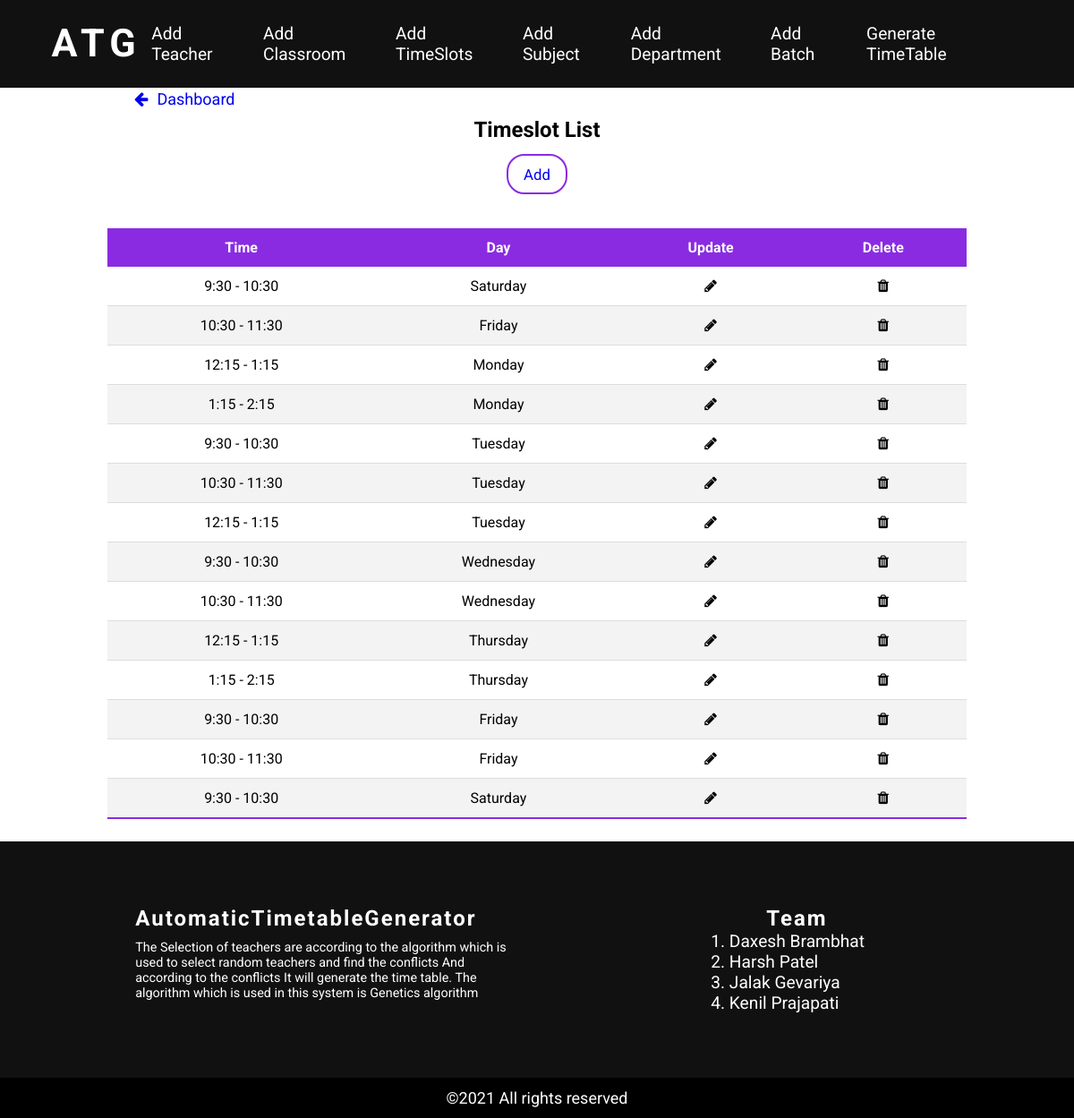
Screenshot of /view-timeslot with the database file from the repository.
### atmsecondary/models.py (models this page shows, shortened)
class MeetingTime(models.Model):
    pid = models.CharField(max_length=4, primary_key=True)
    time = models.CharField(max_length=50, choices=time_slots)
    day = models.CharField(max_length=15, choices=DAYS_OF_WEEK)

### atmsecondary/views.py (the view)
# urls.py: path('view-timeslot', views.view_timeslots, name='view_timeslots'),
def view_timeslots(request):
    timeslots = MeetingTime.objects.all()
    context = {'data': timeslots}
    return render(request, 'view-timeslots.html', context)

### templates/view-timeslots.html (shortened to what this page needs)
{% extends 'constant/main.html' %}
{% block content %}
{% include 'constant/header2.html' %}
<div class="view">
    <div class="back-btn">
        <a href="{% url 'dashboard' %}" class="button2"><i class="fa fa-arrow-left" aria-hidden="true"></i>Dashboard</a>
    </div>
    <h1 style="text-align: center;">Timeslot List</h1>
<center>
<a href="{% url 'add_timeslot' %}" class="button" style="display: inline-block;text-align: center;">Add</a>
</center>
    <table class="teacher-table">
        <thead>
            <tr>
                <th>Time</th>
                <th>Day</th>
                <th>Update</th>
                <th>Delete</th>
            </tr>
        </thead>
        <tbody>
        {% for i in data %}
            <tr>
                <td>{{i.time}}</td>
                <td>{{i.day}}</td>
                <td><a href="{% url 'update_timeslot' i.pid %}"><i class="fa fa-pencil" aria-hidden="true"></i></a></td>
                <td><a href="{% url 'delete_timeslot' i.pid %}"><i class="fa fa-trash" aria-hidden="true"></i></a></td>
            </tr>
        {% endfor %}
        </tbody>
    </table>
</div>
{% include 'constant/footer2.html' %}
{% endblock %}

### templates/constant/main.html (shortened to what this page needs)
{% load static %}
<!DOCTYPE html>
<html lang="en">
<head>
    <link rel="stylesheet" href="{% static './css/style.css' %}">
    <link
      rel="stylesheet"
      href="https://cdnjs.cloudflare.com/ajax/libs/font-awesome/4.7.0/css/font-awesome.css"
    />
</head>
<body>
    {% block content %}
    {% endblock %}
</body>
</html>

### templates/constant/header2.html
{% extends 'constant/main.html' %}
{% block content %}
<header id="header" class="head2">
    <div class="logo">
        <h1><a href="{% url 'dashboard' %}" style="text-decoration: none;">ATG</a></h1>
    </div>
    <nav>
        <ul>
            <li><a href="{% url 'view_teacher' %}">Add Teacher</a></li>
            <li><a href="{% url 'view_classroom' %}">Add Classroom</a></li>
            <li><a href="{% url 'view_timeslots' %}">Add TimeSlots</a></li>
            <li><a href="{% url 'view_subject' %}">Add Subject</a></li>
            <li><a href="{% url 'view_department' %}">Add Department</a></li>
            <li><a href="{% url 'view_batch' %}">Add Batch</a></li>
            <li><a href="{% url 'generate_timetable' %}">Generate TimeTable</a></li>
        </ul>
    </nav>
</header>
{% endblock %}

### templates/constant/footer2.html
<footer>
    <div class="purpose">
        <h1>AutomaticTimetableGenerator</h1>
        <p>The Selection of teachers are according to the algorithm which is used to select random teachers and find the conflicts And according to the conflicts It will generate the time table. The algorithm which is used in this system is Genetics algorithm</p>
    </div>
    <div class="team">
        <h1>Team</h1>
        <ol>
            <li>Daxesh Brambhat</li>
            <li>Harsh Patel</li>
            <li>Jalak Gevariya</li>
            <li>Kenil Prajapati</li>
        </ol>
    </div>
</footer>
<div class="credits">
    <p>&copy;2021 All rights reserved</p>
</div>

### static/css/style.css (style rules this page uses)
* { margin: 0; padding: 0; box-sizing: border-box; font-family: 'Roboto',sans-serif; }
html { font-size: 12px; }
body { font-size: 12px; position: relative; width: 100%; }
header { width: 100%; display: flex; justify-content: space-between; align-items: center; padding: 1em 4em; font-size: 1.2rem; position: fixed; top: 0; left: 0; z-index: 100; }
header .logo { font-size: 1.8rem; letter-spacing: 6px; }
header nav ul { display: flex; list-style: none; }
header nav ul li { padding: .8em; }
header nav ul li a { font-size: 1.6rem; text-decoration: none; color: #111; }
footer { padding: 6em; display: flex; justify-content: space-around; align-items: flex-start; background-color: #111; color: white; }
.purpose { width: 40%; }
.purpose h1 { margin-bottom: .4em; letter-spacing: 2px; }
.purpose p { font-size: 1.2rem; }
.team { width: 30%; display: flex; flex-direction: column; justify-content: center; align-items: center; }
.team h1 { letter-spacing: 2px; }
.team ol li { font-size: 1.6rem; }
.credits { background-color: #000; padding: 1em; color: #fff; }
.credits p { text-align: center; font-size: 1.5rem; }
.button { display: block; text-decoration: none; padding: .6em 1em; background: transparent; border: 2px solid blueviolet; border-radius: 20px; font-size: 1.4rem; margin: .8em 0; cursor: pointer; transition: all .2s ease; }
i { font-size: 1.2rem; margin: 0 .2em; }
table { border-collapse: collapse; margin: 25px auto; font-size: 16px; width: 80%; }
table th { background-color: #8A2BE2; color: #fff; text-align: center; font-weight: bold; }
table th, table td { padding: 12px 15px; }
table tbody tr { border-bottom: 1px solid #dddddd; }
table tbody tr:nth-child(even) { background-color: #f3f3f3; }
table tbody tr:last-of-type { border-bottom:2px solid #8A2BE2; }
table td { text-align: center; }
.teacher-table { border-collapse: collapse; margin: 25px auto; font-size: 16px; width: 80%; }
.teacher-table thead tr { background-color: #8A2BE2; color: #fff; text-align: left; font-weight: bold; }
.teacher-table th, .teacher-table td { padding: 12px 15px; }
.teacher-table tbody tr { border-bottom: 1px solid #dddddd; }
.teacher-table tbody tr:nth-child(even) { background-color: #f3f3f3; }
.teacher-table tbody tr:last-of-type { border-bottom:2px solid #8A2BE2; }
.teacher-table a { color: black; }
.view { margin-top: 100px; }
.head2 { width: 100%; display: flex; justify-content: space-between; align-items: center; padding: 1em 4em; font-size: 1.2rem; position: fixed; top: 0; left: 0; z-index: 100; background-color: #111; color: #fff; }
.head2 a { color: #fff; }
.back-btn { margin: 10px 140px; }
.back-btn .button2 { text-decoration: none; font-size: 18px; }
.back-btn i { margin: 0 10px; }

### rows the page displays
MeetingTime: time "9:30 - 10:30", day "Saturday"
MeetingTime: time "10:30 - 11:30", day "Friday"
MeetingTime: time "12:15 - 1:15", day "Monday"
MeetingTime: time "1:15 - 2:15", day "Monday"
MeetingTime: time "9:30 - 10:30", day "Tuesday"
MeetingTime: time "10:30 - 11:30", day "Tuesday"
MeetingTime: time "12:15 - 1:15", day "Tuesday"
MeetingTime: time "9:30 - 10:30", day "Wednesday"
MeetingTime: time "10:30 - 11:30", day "Wednesday"
MeetingTime: time "12:15 - 1:15", day "Thursday"
MeetingTime: time "1:15 - 2:15", day "Thursday"
MeetingTime: time "9:30 - 10:30", day "Friday"
MeetingTime: time "10:30 - 11:30", day "Friday"
MeetingTime: time "9:30 - 10:30", day "Saturday"
